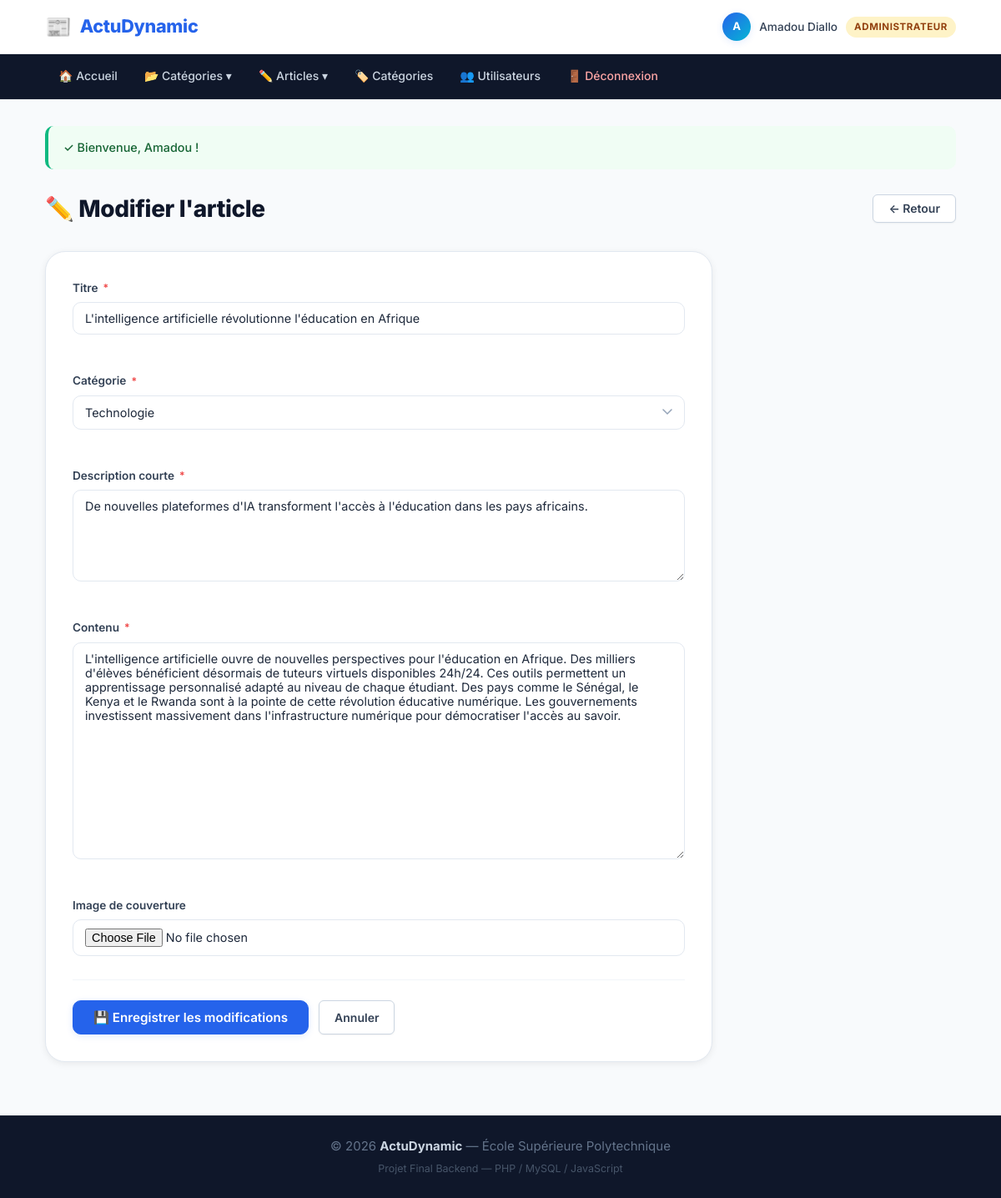
/articles/modifier.php?id=1 (signed in), run on the app's committed database.
### tables this page shows
CREATE TABLE IF NOT EXISTS articles (
    id INT AUTO_INCREMENT PRIMARY KEY,
    titre VARCHAR(255) NOT NULL,
    description_courte TEXT NOT NULL,
    contenu LONGTEXT NOT NULL,
    categorie_id INT NOT NULL,
    auteur_id INT NOT NULL,
    image VARCHAR(255) DEFAULT NULL,
    date_publication DATETIME DEFAULT CURRENT_TIMESTAMP,
    FOREIGN KEY (categorie_id) REFERENCES categories(id) ON DELETE CASCADE,
    FOREIGN KEY (auteur_id) REFERENCES utilisateurs(id) ON DELETE CASCADE
);

CREATE TABLE IF NOT EXISTS categories (
    id INT AUTO_INCREMENT PRIMARY KEY,
    nom VARCHAR(100) NOT NULL,
    description TEXT,
    created_at DATETIME DEFAULT CURRENT_TIMESTAMP
);

### articles/modifier.php (the view, shortened to what this page needs)
<?php
require_once __DIR__ . '/../config.php';
$id = (int)($_GET['id'] ?? $_POST['id'] ?? 0);
$pdo        = getDB();
$categories = $pdo->query("SELECT id, nom FROM categories ORDER BY nom")->fetchAll();
$stmt       = $pdo->prepare("SELECT * FROM articles WHERE id = :id");
$stmt->execute([':id' => $id]);
$article = $stmt->fetch();
include __DIR__ . '/../entete.php';
include __DIR__ . '/../menu.php';
?>
<div class="page-header">
    <h1>✏️ Modifier l'article</h1>
    <a href="<?= url('articles/liste.php') ?>" class="btn btn-secondary">← Retour</a>
</div>
<form method="POST" enctype="multipart/form-data" id="formArticle" novalidate class="form-card">
    <div class="form-group">
        <label for="titre">Titre <span class="required">*</span></label>
        <input type="text" id="titre" name="titre" value="<?= escape($article['titre']) ?>" class="form-control" maxlength="255">
        <span class="field-error" id="errorTitre"></span>
    </div>
    <div class="form-group">
        <label for="categorie_id">Catégorie <span class="required">*</span></label>
        <select id="categorie_id" name="categorie_id" class="form-control">
            <?php foreach ($categories as $cat): ?>
                <option value="<?= $cat['id'] ?>" <?= $cat['id']==$article['categorie_id']?'selected':'' ?>><?= escape($cat['nom']) ?></option>
            <?php endforeach; ?>
        </select>
        <span class="field-error" id="errorCategorie"></span>
    </div>
    <div class="form-group">
        <label for="description_courte">Description courte <span class="required">*</span></label>
        <textarea id="description_courte" name="description_courte" class="form-control" rows="3"><?= escape($article['description_courte']) ?></textarea>
        <span class="field-error" id="errorDescription"></span>
    </div>
    <div class="form-group">
        <label for="contenu">Contenu <span class="required">*</span></label>
        <textarea id="contenu" name="contenu" class="form-control" rows="14"><?= escape($article['contenu']) ?></textarea>
        <span class="field-error" id="errorContenu"></span>
    </div>
    <div class="form-group">
        <label>Image de couverture</label>
        <input type="file" id="image" name="image" class="form-control" accept="image/*">
    </div>
    <div class="form-actions">
        <button type="submit" class="btn btn-primary btn-lg">💾 Enregistrer les modifications</button>
        <a href="<?= url('articles/liste.php') ?>" class="btn btn-secondary">Annuler</a>
    </div>
</form>
<?php include __DIR__ . '/../pied.php'; ?>

### assets/css/style.css (style rules this page uses)
:root { --primary: #2563eb; --primary-dark: #1d4ed8; --primary-light: #eff6ff; --primary-glow: rgba(37,99,235,.12); --accent: #06b6d4; --success: #10b981; --danger: #ef4444; --warning: #f59e0b; --gray-50: #f8fafc; --gray-100: #f1f5f9; --gray-200: #e2e8f0; --gray-300: #cbd5e1; --gray-400: #94a3b8; --gray-500: #64748b; --gray-600: #475569; --gray-700: #334155; --gray-800: #1e293b; --gray-900: #0f172a; --white: #ffffff; --radius-sm: 6px; --radius: 10px; --radius-lg: 16px; --radius-xl: 24px; --shadow-xs: 0 1px 2px rgba(0,0,0,.05); --shadow-sm: 0 2px 8px rgba(0,0,0,.07); --shadow-md: 0 4px 20px rgba(0,0,0,.10); --shadow-lg: 0 8px 32px rgba(0,0,0,.13); --transition: .2s cubic-bezier(.4,0,.2,1); }
*, *::before, *::after { box-sizing: border-box; margin: 0; padding: 0; }
html { scroll-behavior: smooth; }
body { font-family: 'Inter', system-ui, -apple-system, sans-serif; font-size: 15px; line-height: 1.65; color: var(--gray-800); background: var(--gray-50); min-height: 100vh; display: flex; flex-direction: column; }
a { color: var(--primary); text-decoration: none; transition: color var(--transition); }
.page-header { display: flex; align-items: center; justify-content: space-between; margin-bottom: 28px; flex-wrap: wrap; gap: 14px; }
.page-header h1 { font-size: 1.75rem; font-weight: 800; color: var(--gray-900); letter-spacing: -.4px; }
.btn { display: inline-flex; align-items: center; gap: 7px; padding: 9px 18px; border-radius: var(--radius-sm); border: 1.5px solid transparent; cursor: pointer; font-size: .875rem; font-weight: 600; font-family: inherit; transition: all var(--transition); text-decoration: none !important; white-space: nowrap; line-height: 1; }
.btn-primary { background: var(--primary); color: white; border-color: var(--primary); box-shadow: 0 2px 8px var(--primary-glow); }
.btn-secondary { background: var(--white); color: var(--gray-700); border-color: var(--gray-300); box-shadow: var(--shadow-xs); }
.btn-lg { padding: 12px 24px; font-size: .95rem; border-radius: var(--radius); }
.form-card { background: var(--white); border-radius: var(--radius-xl); border: 1px solid var(--gray-200); box-shadow: var(--shadow-sm); padding: 32px; max-width: 800px; }
.form-group { display: flex; flex-direction: column; gap: 6px; margin-bottom: 20px; }
label { font-weight: 600; font-size: .85rem; color: var(--gray-700); display: flex; align-items: center; gap: 6px; }
.required { color: var(--danger); font-size: .9em; }
.form-control { padding: 10px 14px; border: 1.5px solid var(--gray-200); border-radius: var(--radius); font-size: .9rem; font-family: inherit; color: var(--gray-800); background: var(--white); transition: border-color var(--transition), box-shadow var(--transition); }
textarea.form-control { resize: vertical; min-height: 110px; }
select.form-control { cursor: pointer; appearance: none; background-repeat: no-repeat; background-position: right 14px center; padding-right: 40px; }
.field-error { font-size: .8rem; color: var(--danger); min-height: 18px; display: flex; align-items: center; gap: 4px; }
.form-actions { display: flex; gap: 12px; margin-top: 28px; padding-top: 24px; border-top: 1px solid var(--gray-100); flex-wrap: wrap; }

### data on the page
articles: titre "L'intelligence artificielle révolutionne l'éducation en Afrique", categorie_id "Technologie", description_courte "De nouvelles plateformes d'IA transforment l'accès à l'éducation dans les pays africains.", contenu "L'intelligence artificielle ouvre de nouvelles perspectives pour l'éducation en Afrique. Des milliers d'élèves bénéficient désormais de tuteurs virtuels disponibles 24h/24. Ces outils permettent un apprentissage personnalisé adapté au niveau de chaque étudiant. Des pays comme le Sénégal, le Kenya et le Rwanda sont à la pointe de cette révolution éducative numérique. Les gouvernements investissent massivement dans l'infrastructure numérique pour démocratiser l'accès au savoir."

### other printed values
SITE_NAME "ActuDynamic"
substr($_SESSION['prenom'], 0, 1) "A"
$_SESSION['prenom'] . ' ' . $_SESSION['nom'] "Amadou Diallo"
$_SESSION['role'] "ADMINISTRATEUR"
$icon "✓"
$msg "Bienvenue, Amadou !"
